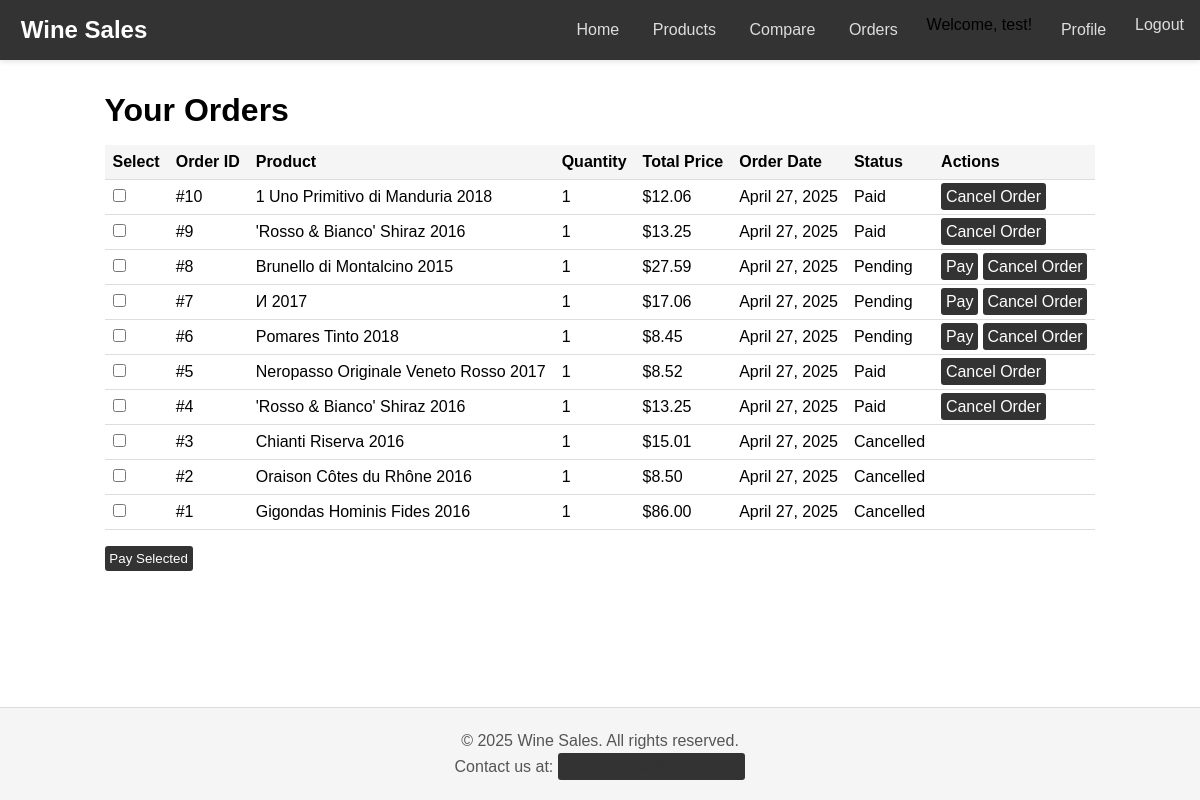
The page /orders/ (signed in) on the database as committed earlier.
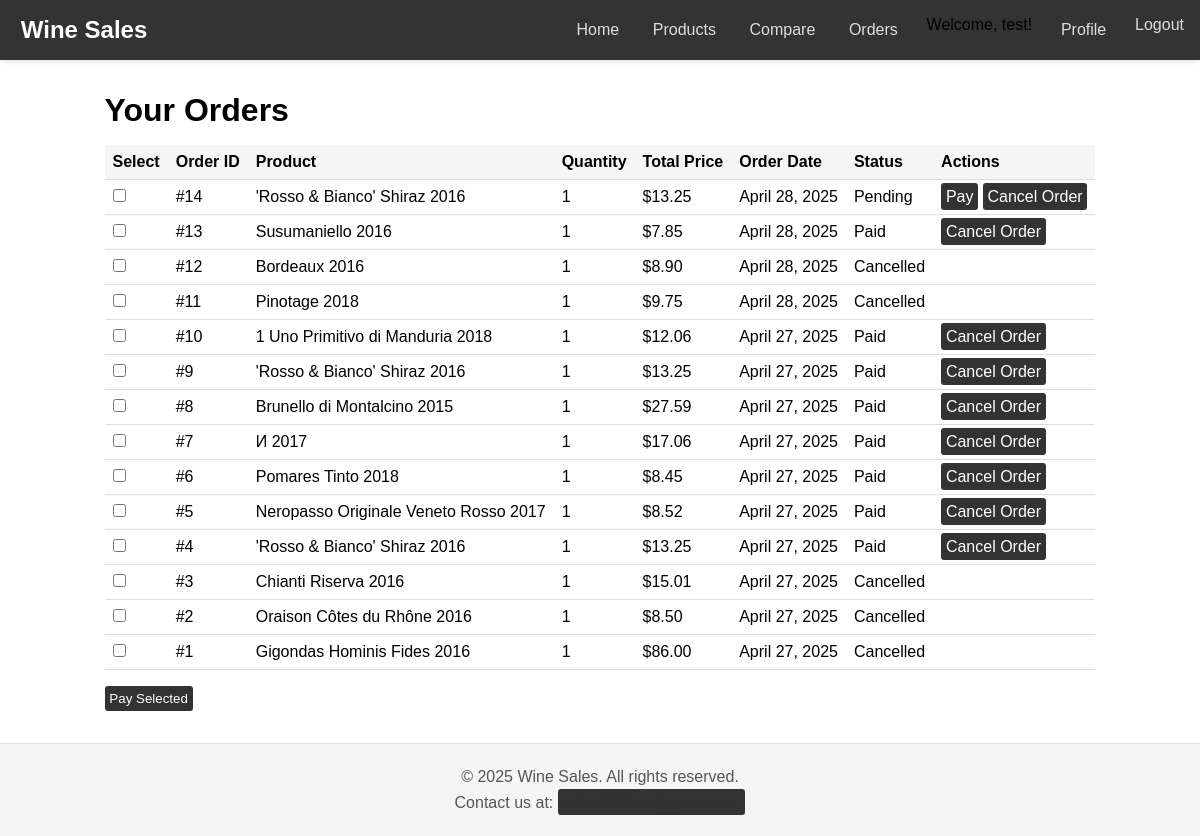
The same page on the database as committed later.
### orders/models.py (models this page shows, shortened)
class Order(models.Model):
    user = models.ForeignKey(User, on_delete=models.CASCADE)
    product = models.ForeignKey(Product, on_delete=models.CASCADE)
    quantity = models.IntegerField()
    total_price = models.DecimalField(max_digits=10, decimal_places=2)
    order_date = models.DateTimeField(auto_now_add=True)
    status = models.CharField(
        max_length=20,
        choices=[
            ('Pending', 'Pending'),
            ('Paid', 'Paid'),
            ('Cancelled', 'Cancelled'),
        ],
        default='Pending'
    )

### products/models.py (models this page shows, shortened)
class Product(models.Model):
    name = models.CharField(max_length=100)
    country = models.CharField(max_length=50)
    region = models.CharField(max_length=50)
    winery = models.CharField(max_length=100)
    rating = models.FloatField(default=0.0)
    number_of_ratings = models.IntegerField(default=0)
    price = models.DecimalField(max_digits=10, decimal_places=2)
    year = models.IntegerField(null=True, blank=True)
    inventory = models.IntegerField(default=100)  # 默认库存
    class Meta:
        ordering = ['name']

### orders/views.py (the view)
# urls.py: path('', views.order_list, name='order_list'),
@login_required
def order_list(request):
    orders = Order.objects.filter(user=request.user).order_by('-order_date')
    return render(request, 'order_list.html', {'orders': orders})

### orders/templates/order_list.html (shortened to what this page needs)
{% extends 'base.html' %}
{% block content %}
    <h1>Your Orders</h1>
    <form id="pay-selected-form" method="post" action="{% url 'orders:pay_selected_orders' %}">
        <table>
            <thead>
                <tr>
                    <th>Select</th>
                    <th>Order ID</th>
                    <th>Product</th>
                    <th>Quantity</th>
                    <th>Total Price</th>
                    <th>Order Date</th>
                    <th>Status</th>
                    <th>Actions</th>
                </tr>
            </thead>
            <tbody>
                {% for order in orders %}
                    <tr>
                        <td>
                            <input type="checkbox" name="selected_orders" value="{{ order.id }}">
                        </td>
                        <td>#{{ order.id }}</td>
                        <td>{{ order.product.name }}</td>
                        <td>{{ order.quantity }}</td>
                        <td>${{ order.total_price }}</td>
                        <td>{{ order.order_date|date:"F d, Y" }}</td>
                        <td>{{ order.status }}</td>
                        <td>
                            {% if order.status == 'Pending' %}
                                <a href="{% url 'orders:pay_order' order.id %}" class="pay-button">Pay</a>
                            {% endif %}
                            {% if order.status == 'Pending' or order.status == 'Paid' %}
                                <a href="{% url 'orders:cancel_order' order.id %}" class="cancel">Cancel Order</a>
                            {% endif %}
                        </td>
                    </tr>
                {% empty %}
                    <tr>
                        <td colspan="8" style="text-align: center;">No orders found.</td>
                    </tr>
                {% endfor %}
            </tbody>
        </table>
        <div style="margin-top: 1rem;">
            <button type="button" id="pay-selected-button">Pay Selected</button>
        </div>
    </form>
{% endblock %}

### templates/base.html (shortened to what this page needs)
<!DOCTYPE html>
<html lang="en">
<head>
</head>
<body>
    <nav>
        <div class="nav-container">
            <div class="nav-brand">
                <a href="{% url 'home' %}">Wine Sales</a>
            </div>
            <div class="nav-links">
                <a href="{% url 'home' %}">Home</a>
                <a href="{% url 'products:product_list' %}">Products</a>
                <a href="{% url 'products:compare_products' %}">Compare</a>
                <a href="{% url 'orders:order_list' %}">Orders</a>
                {% if user.is_authenticated %}
                    <span>Welcome, {{ user.username }}!</span>
                    <a href="{% url 'users:profile' %}">Profile</a>
                    <form method="post" action="{% url 'logout' %}" style="display: inline;">
                        <button type="submit" class="logout-button">Logout</button>
                    </form>
                {% else %}
                    <a href="{% url 'users:login' %}">Login</a>
                    <a href="{% url 'users:register' %}">Register</a>
                {% endif %}
            </div>
        </div>
    </nav>
    <main>
        {% block content %}
        {% endblock %}
    </main>
    <footer>
        <p>© 2025 Wine Sales. All rights reserved.</p>
        <p>Contact us at: <a href="a785337944@gmail.com">a785337944@gmail.com</a></p>
    </footer>
</body>
</html>

### templates/base.html (style rules this page uses)
* { margin: 0; padding: 0; box-sizing: border-box; }
body { font-family: Arial, sans-serif; display: flex; flex-direction: column; min-height: 100vh; }
nav { background-color: #333; padding: 1rem; box-shadow: 0 2px 5px rgba(0, 0, 0, 0.1); }
.nav-container { max-width: 1200px; margin: 0 auto; display: flex; justify-content: space-between; align-items: center; }
.nav-brand a { color: #fff; font-size: 1.5rem; text-decoration: none; font-weight: bold; }
.nav-links { display: flex; gap: 1.5rem; }
.nav-links a { color: #ddd; text-decoration: none; font-size: 1rem; }
.logout-button { color: #ddd; text-decoration: none; font-size: 1rem; background: none; border: none; cursor: pointer; padding: 0; }
main { flex: 1; max-width: 1200px; margin: 2rem auto; padding: 0 1rem; }
footer { background-color: #f5f5f5; padding: 1rem; text-align: center; border-top: 1px solid #ddd; }
footer p { margin: 0.5rem 0; color: #555; }
footer a { color: #333; text-decoration: none; }

### orders/templates/order_list.html (style rules this page uses)
table { width: 100%; border-collapse: collapse; margin-top: 1rem; }
th, td { padding: 0.5rem; text-align: left; border-bottom: 1px solid #ddd; }
th { background-color: #f5f5f5; }
a, button { padding: 0.3rem; background-color: #333; color: #fff; text-decoration: none; border: none; border-radius: 3px; cursor: pointer; }

Rows that differ between the two databases and show on the page:
added Order: id "14", product.name "'Rosso & Bianco' Shiraz 2016", quantity "1", total_price "13.25", order_date "April 28, 2025", status "Pending", shows "Pay", shows "Cancel Order"
added Order: id "13", product.name "Susumaniello 2016", quantity "1", total_price "7.85", order_date "April 28, 2025", status "Paid", shows "Cancel Order"
added Order: id "12", product.name "Bordeaux 2016", quantity "1", total_price "8.90", order_date "April 28, 2025", status "Cancelled"
added Order: id "11", product.name "Pinotage 2018", quantity "1", total_price "9.75", order_date "April 28, 2025", status "Cancelled"
changed Order "Brunello di Montalcino 2015": status "Pending" → "Paid"; no longer shows "Pay"
changed Order id 7: status "Pending" → "Paid"; no longer shows "Pay"
changed Order "Pomares Tinto 2018": status "Pending" → "Paid"; no longer shows "Pay"
